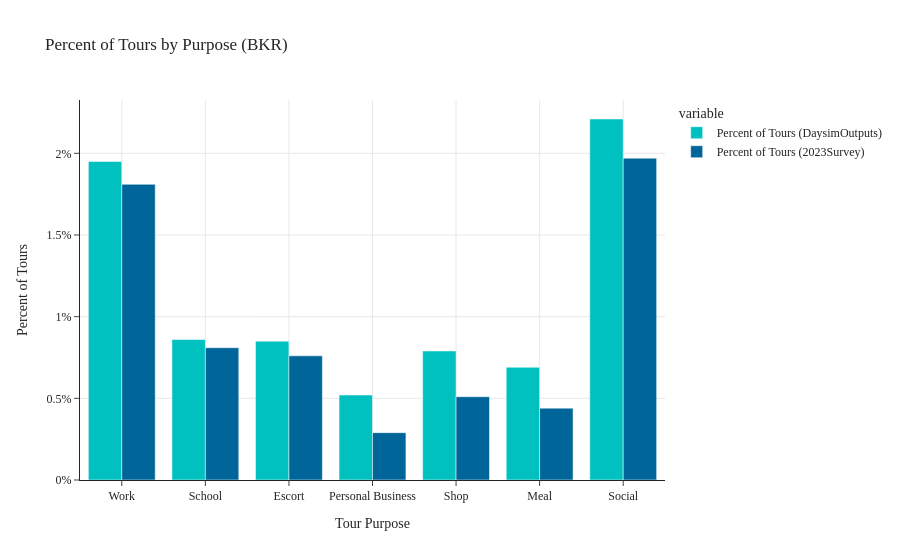

The notebook cell this image was saved under:
### Code cell
pc_tour_by_purp(data1=data_daysim_bkr, data2=data_survey_bkr, tag='BKR')

### Figure 1 — Plotly figure (JSON) as saved in the notebook; plotly's stock layout.template omitted (floating-point values rounded to 4 significant figures)
{"data": [{"alignmentgroup": "True", "hovertemplate": "variable=Percent of Tours (DaysimOutputs)<br>Tour Purpose=%{x}<br>value=%{y}<extra></extra>", "legendgroup": "Percent of Tours (DaysimOutputs)", "marker": {"color": "#00C0C0", "pattern": {"shape": ""}}, "name": "Percent of Tours (DaysimOutputs)", "offsetgroup": "Percent of Tours (DaysimOutputs)", "orientation": "v", "showlegend": true, "textposition": "auto", "type": "bar", "x": ["Work", "School", "Escort", "Personal Business", "Shop", "Meal", "Social"], "xaxis": "x", "y": [1.95, 0.86, 0.85, 0.52, 0.79, 0.69, 2.21], "yaxis": "y"}, {"alignmentgroup": "True", "hovertemplate": "variable=Percent of Tours (2023Survey)<br>Tour Purpose=%{x}<br>value=%{y}<extra></extra>", "legendgroup": "Percent of Tours (2023Survey)", "marker": {"color": "#006598", "pattern": {"shape": ""}}, "name": "Percent of Tours (2023Survey)", "offsetgroup": "Percent of Tours (2023Survey)", "orientation": "v", "showlegend": true, "textposition": "auto", "type": "bar", "x": ["Work", "School", "Escort", "Personal Business", "Shop", "Meal", "Social"], "xaxis": "x", "y": [1.81, 0.81, 0.76, 0.29, 0.51, 0.44, 1.97], "yaxis": "y"}], "layout": {"barmode": "group", "legend": {"title": {"text": "variable"}, "tracegroupgap": 0}, "title": {"text": "Percent of Tours by Purpose (BKR)"}, "xaxis": {"anchor": "y", "domain": [0, 1], "showgrid": true, "title": {"text": "Tour Purpose"}}, "yaxis": {"anchor": "x", "domain": [0, 1], "showgrid": true, "ticksuffix": "%", "title": {"text": "Percent of Tours"}}}}
